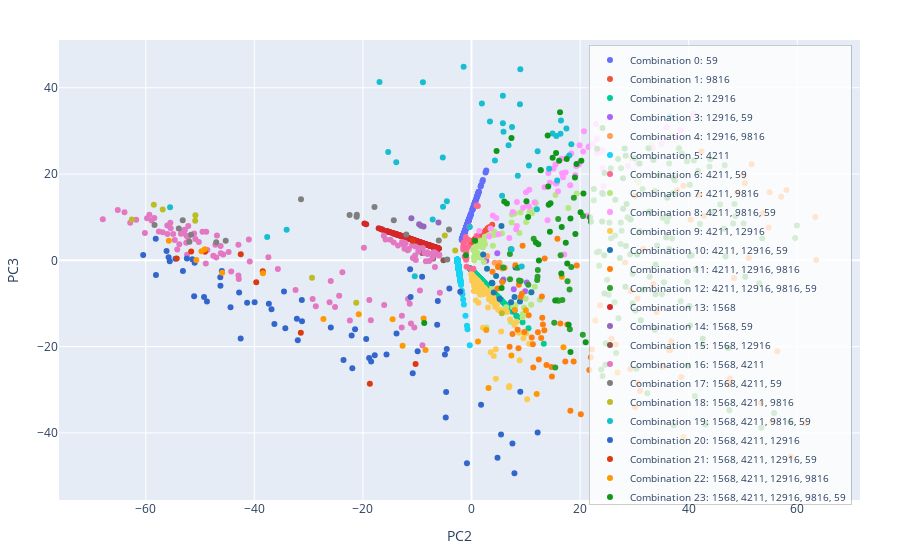

Here is the notebook cell this chart was saved with:
### Code cell
fig, _ = plot_pca_2d_combo(
    pca_df, reprocessed_results.all_graph_feature_acts, 5, fs_splitting_nodes
)
fig.show()
